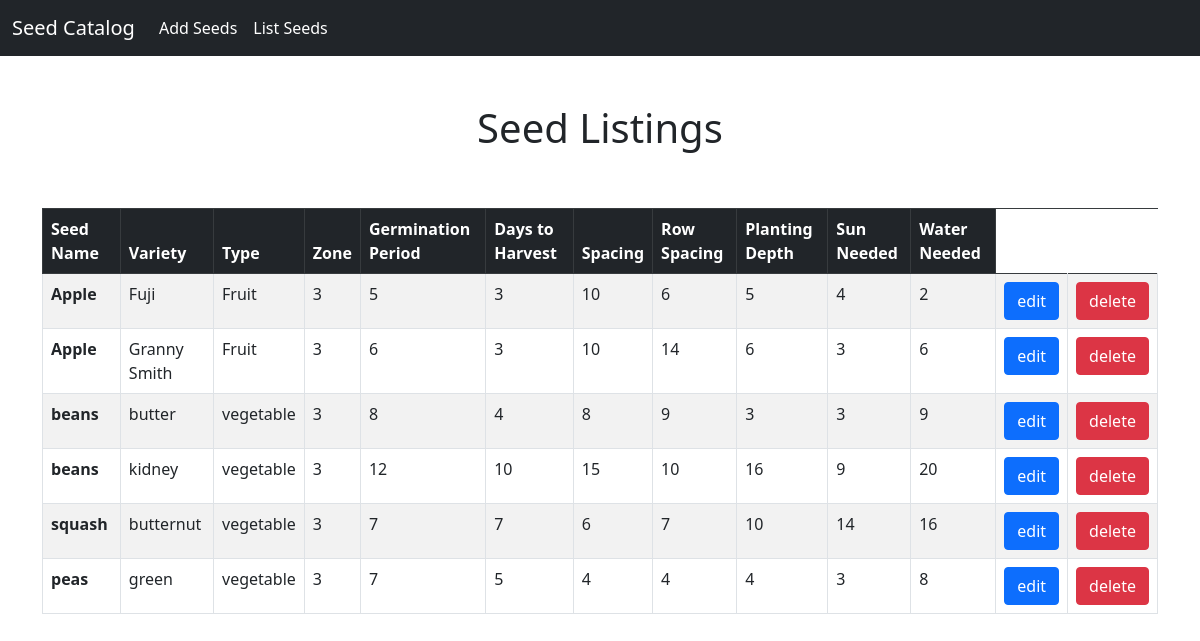
/list_seeds.html, run on an earlier commit of the app's database.
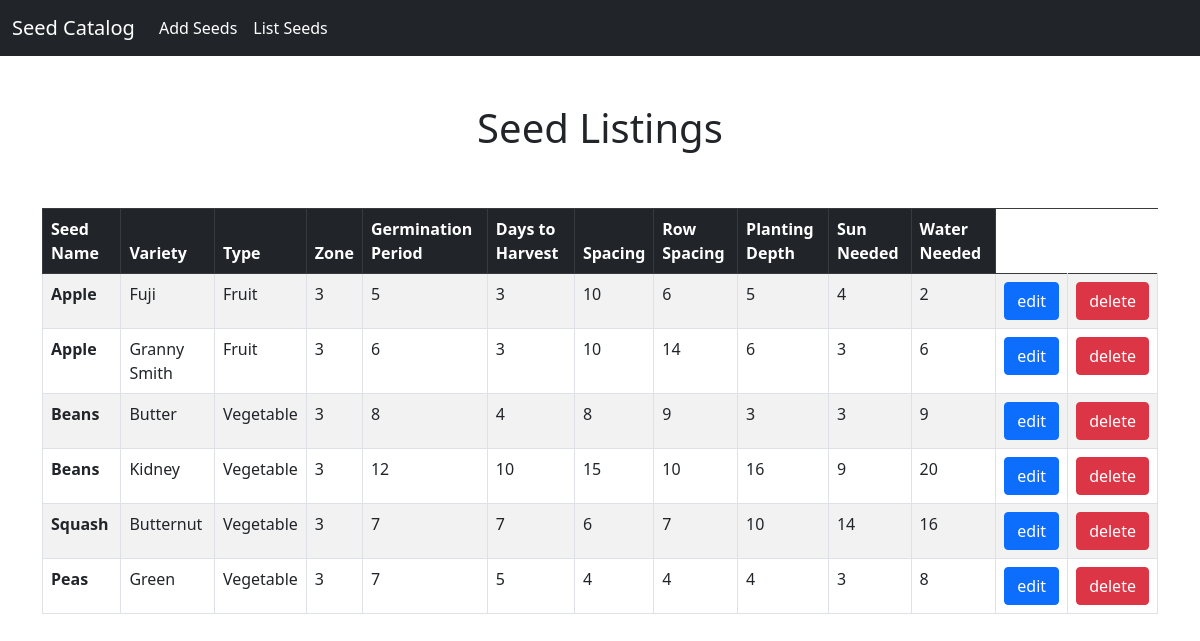
And on a later commit of the database.
### seeds/models.py (models this page shows, shortened)
class Seeds(models.Model):
    seed_name = models.CharField(max_length=50)
    seed_variety = models.CharField(max_length=50)
    seed_type = models.CharField(max_length=50)
    seed_planting_zone = models.CharField(max_length=4)
    germination_period = models.CharField(max_length=4)
    days_to_harvest = models.CharField(max_length=4)
    plant_spacing = models.CharField(max_length=4)
    row_spacing = models.CharField(max_length=4)
    plant_depth = models.CharField(max_length=4)
    sun_requirements = models.CharField(max_length=4)
    water_requirements = models.CharField(max_length=4)

### seeds/views.py (the view)
# urls.py: path('list_seeds.html', views.list_seeds, name='list_seeds'),
def list_seeds(request):
    all_seeds = Seeds.objects.all()
    return render(request, 'list_seeds.html', {'seeds': all_seeds})

### seeds/templates/list_seeds.html
{% extends 'base.html' %}
{% block content %}
<br/>
<h1 align="center">Seed Listings</h1>
<br/>
<br/>
<table class="table table-striped table-bordered table-hover">
    <thead class="table-dark">
        <tr>
            <th scope="col">Seed Name</th>
            <th scope="col">Variety</th>
            <th scope="col">Type</th>
            <th scope="col">Zone</th>
            <th scope="col">Germination Period</th>
            <th scope="col">Days to Harvest</th>
            <th scope="col">Spacing</th>
            <th scope="col">Row Spacing</th>
            <th scope="col">Planting Depth</th>
            <th scope="col">Sun Needed</th>
            <th scope="col">Water Needed</th>
        </tr>
    </thead>
    <tbody>
    {% for list_seeds in seeds %}
        <tr>
            <th scope="row">{{ list_seeds.seed_name }}</th>
            <td>{{ list_seeds.seed_variety }}</td>
            <td>{{ list_seeds.seed_type }}</td>
            <td>{{ list_seeds.seed_planting_zone }}</td>
            <td>{{ list_seeds.germination_period }}</td>
            <td>{{ list_seeds.days_to_harvest }}</td>
            <td>{{ list_seeds.plant_spacing }}</td>
            <td>{{ list_seeds.row_spacing }}</td>
            <td>{{ list_seeds.plant_depth }}</td>
            <td>{{ list_seeds.sun_requirements }}</td>
            <td>{{ list_seeds.water_requirements }}</td>
            <td><a href="{% url 'update_seeds' list_seeds.id %}" class="btn btn-primary">edit</a></td>
            <td><a href="{% url 'delete' list_seeds.id %}" class="btn btn-danger">delete</a></td>
        </tr>
    {% endfor %}
    </tbody>
</table>
{% endblock %}

### seeds/templates/base.html (shortened to what this page needs)
<!doctype html>
<html lang="en">
  <head>
    <link href="https://cdn.jsdelivr.net/npm/bootstrap@5.0.1/dist/css/bootstrap.min.css" rel="stylesheet">
  </head>
  <body>
    <nav class="navbar navbar-expand-lg navbar-dark bg-dark">
      <div class="container-fluid">
        <a class="navbar-brand" href="#">Seed Catalog</a>
        <div class="collapse navbar-collapse" id="navbarNavAltMarkup">
          <div class="navbar-nav">
            <a class="nav-link active" aria-current="page" href="{% url 'enter_seeds' %}">Add Seeds</a>
          </div>
          <div class="navbar-nav">
            <a class="nav-link active" aria-current="page" href="{% url 'list_seeds' %}">List Seeds</a>
          </div>
        </div>
      </div>
    </nav>
    <div class="container">
      <br/>
        {% block content %}
        {% endblock %}
    </div>
  </body>
</html>

What changed in the data, as far as the page shows it:
changed Seeds: seed_name "beans" → "Beans"; seed_variety "butter" → "Butter"; seed_type "vegetable" → "Vegetable"
changed Seeds: seed_name "beans" → "Beans"; seed_variety "kidney" → "Kidney"; seed_type "vegetable" → "Vegetable"
changed Seeds: seed_name "squash" → "Squash"; seed_variety "butternut" → "Butternut"; seed_type "vegetable" → "Vegetable"
changed Seeds: seed_name "peas" → "Peas"; seed_variety "green" → "Green"; seed_type "vegetable" → "Vegetable"
